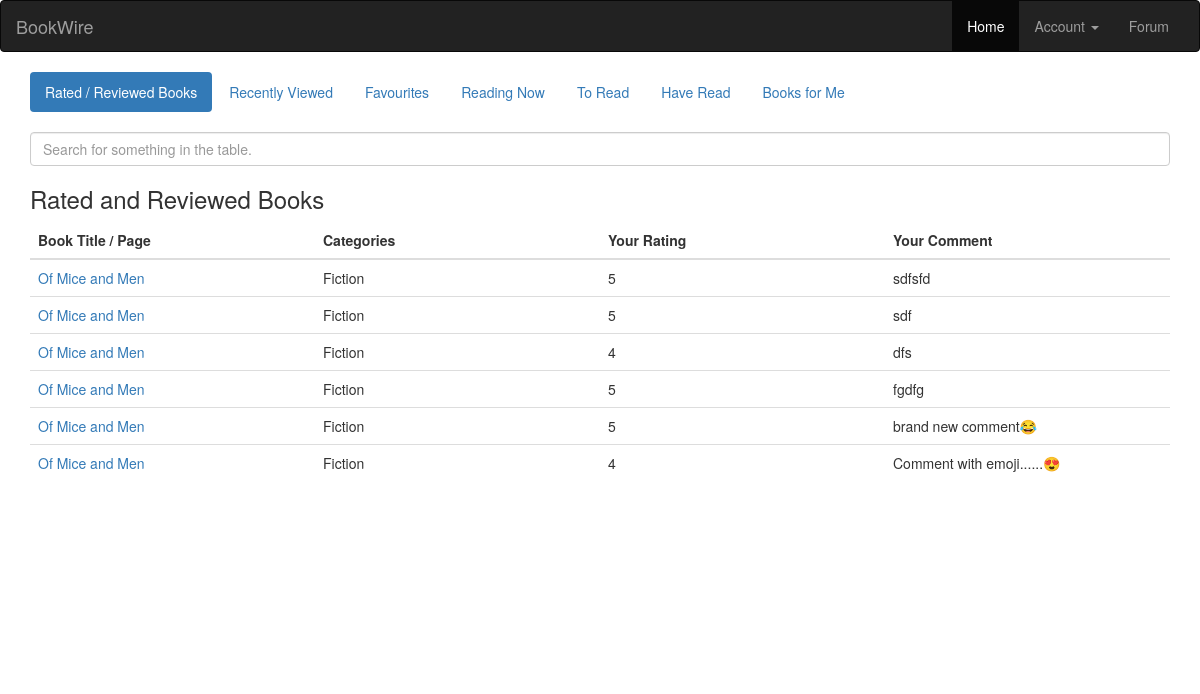
The app's page /book/usershelf/ (signed in), older data.
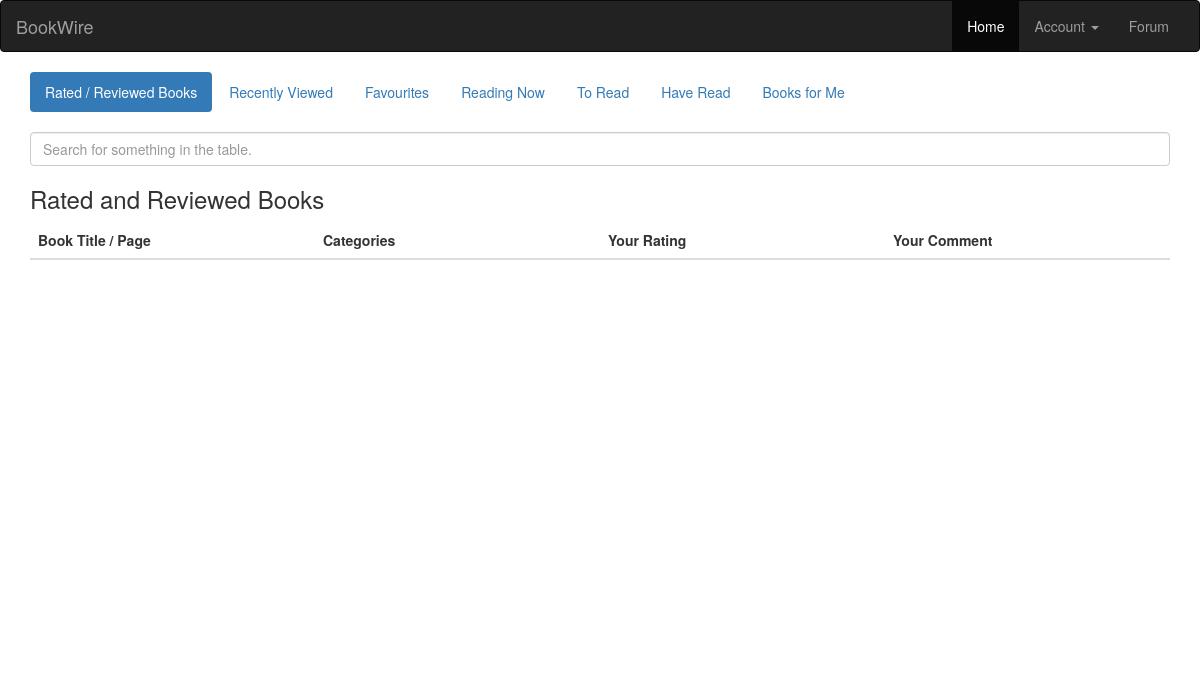
The same page, newer data.
### book/models.py (models this page shows, shortened)
class Review(models.Model):
	book = models.ForeignKey(Book, on_delete=models.CASCADE)
	user = models.ForeignKey(User, on_delete=models.CASCADE)
	description = models.TextField(max_length=1024)
	rating_value = models.IntegerField()
	created_at = models.DateTimeField()
	likes = models.ManyToManyField(User, related_name='likes')
	dislikes = models.ManyToManyField(User, related_name='dislikes')

class Book(models.Model):
	uid = models.CharField(max_length=64)
	title =  models.CharField(max_length=1024)
	authors = models.CharField(max_length=1024)
	publisher = models.CharField(max_length=1024)
	published_date = models.CharField(max_length=32)
	description = models.CharField(max_length=8192)
	isbn_13 = models.CharField(max_length=32)
	isbn_10 = models.CharField(max_length=32)
	genre = models.CharField(max_length=1024)
	average_rating = models.FloatField()
	ratings_count = models.IntegerField()
	thumbnail = models.CharField(max_length=1024)
	favourites = models.ManyToManyField(User, related_name='favourites')
	readingnow = models.ManyToManyField(User, related_name='readingnow')
	toread = models.ManyToManyField(User, related_name='toread')
	haveread = models.ManyToManyField(User, related_name='haveread')

### book/views.py (the view)
# urls.py: path('usershelf/', views.usershelf, name='usershelf'),
def usershelf(request):
	if 'history' not in request.session:
		request.session['history'] = []
	context = {
		"favourite_book": Book.objects.filter(favourites__id=request.user.pk),
		"have_read_book": Book.objects.filter(haveread__id=request.user.pk),
		"to_read_book": Book.objects.filter(toread__id=request.user.pk),
		"reading_now_book": Book.objects.filter(readingnow__id=request.user.pk),
		"reviewed_book": Review.objects.filter(user=request.user.pk),
		"visited_book": [Book.objects.get(isbn_13=items) for items in request.session['history']]
	}
	return render(request, "usershelf.html", context)

### book/templates/usershelf.html (shortened to what this page needs)
{% extends "account_base.html" %}
{% load staticfiles %}
{% block content %}
<div class="container">
	<ul class="nav nav-pills">
		<li class="active"><a data-toggle="tab" href="#rated">Rated / Reviewed Books</a></li>
		<li><a data-toggle="tab" href="#recently-viewed">Recently Viewed</a></li>
		<li><a data-toggle="tab" href="#favourites">Favourites</a></li>
		<li><a data-toggle="tab" href="#reading-now">Reading Now</a></li>
		<li><a data-toggle="tab" href="#to-read">To Read</a></li>
		<li><a data-toggle="tab" href="#have-read">Have Read</a></li>
		<li><a data-toggle="tab" href="#books-for-me">Books for Me</a></li>
	</ul>
	<br>
	<input id="tablequery" type="text" class="form-control" aria-label="Default" aria-describedby="inputGroup-sizing-default" placeholder="Search for something in the table.">
	<div class="tab-content" style="height: 500px; overflow: auto;">
		<div id="rated" class="tab-pane fade in active">
			<h3>Rated and Reviewed Books</h3>
			<table class="table" id="rated-table" style="table-layout:fixed;">
				<thead>
					<tr>
						<th scope="col">Book Title / Page</th>
						<th scope="col">Categories</th>
						<th scope="col">Your Rating</th>
						<th scope="col">Your Comment</th>
					</tr>
				</thead>
				<tbody id="rated-result">
					{% for review in reviewed_book %}
						<tr id="{{books.isbn_13}}">
							<td scope="row" style="white-space: nowrap; overflow: hidden; text-overflow: ellipsis;">
								<a style='cursor: pointer;' href='/book/bookinstance/{{books.isbn_13}}' > {{review.book.title}} </a>
							</td>
							<td>
								{{review.book.genre}}
							</td>
							<td>
								{{review.rating_value}}
							</td>
							<td>
								{{review.description}}
							</td>
						</tr>
					{% endfor %}
				</tbody>
			</table>
		</div>
	</div>
</div>
{% endblock %}

### accounts/templates/account_base.html (shortened to what this page needs)
{% load static %}
<!DOCTYPE html>
<html>
<head>
    <link rel="stylesheet" href="https://maxcdn.bootstrapcdn.com/bootstrap/3.4.1/css/bootstrap.min.css" />
    <link rel="stylesheet" href="https://maxcdn.bootstrapcdn.com/font-awesome/4.7.0/css/font-awesome.min.css" />
    <link href="http://maxcdn.bootstrapcdn.com/font-awesome/4.1.0/css/font-awesome.min.css" rel="stylesheet">
</head>
<body>
    <nav class="navbar navbar-inverse">
        <div class="container-fluid">
            <div class="navbar-header">
                <a class="navbar-brand" href="{% url 'book:mainpage' %}">BookWire</a>
            </div>
            <div class="collapse navbar-collapse" id="myNavbar">
                <ul class="nav navbar-nav navbar-right">
                    <li class="active"><a href="{% url 'book:mainpage' %}">Home</a></li>
                    {% if user.is_authenticated %}
                    {% if user.is_superuser %}
                    <li class="dropdown">
                        <a class="dropdown-toggle" data-toggle="dropdown" href="#">Account <span class="caret"></span></a>
                        <ul class="dropdown-menu">
                            <li><a href="#"><span class="glyphicon glyphicon-blackboard"></span> Dashboard</a></li>
                            <li class="divider"></li>
                            <li><a href="{% url 'accounts:logout' %}"><span class="glyphicon glyphicon-log-out"></span> Logout</a></li>
                        </ul>
                    </li>
                    {% else %}
                    <li class="dropdown">
                        <a class="dropdown-toggle" data-toggle="dropdown" href="#">Account <span class="caret"></span></a>
                    </li>
                    {% endif %}
                    {% endif %}
                    <li><a href="{% url 'forum:forum_mainpage' %}">Forum</a></li>
                </ul>
            </div>
        </div>
    </nav>
    {% block content %}
    {% endblock %}
</body>
</html>

Row changes from the older to the newer data that the page shows:
removed Review: book "Of Mice and Men", book.genre "Fiction", rating_value "5", description "sdfsfd"
removed Review: book "Of Mice and Men", book.genre "Fiction", rating_value "5", description "sdf"
removed Review: book "Of Mice and Men", book.genre "Fiction", rating_value "4", description "dfs"
removed Review: book "Of Mice and Men", book.genre "Fiction", rating_value "5", description "fgdfg"
removed Review: book "Of Mice and Men", book.genre "Fiction", rating_value "5", description "brand new comment😂"
removed Review: book "Of Mice and Men", book.genre "Fiction", rating_value "4", description "Comment with emoji......😍"
